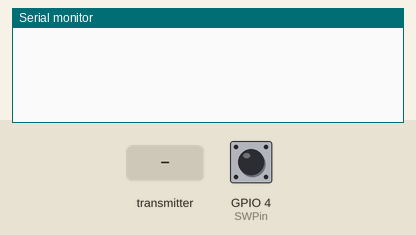
This sketch was run on a simulated ESP32. Parts: the last lines printed to the serial monitor. The inputs (shaded band) are chosen by the test bench; at power-on: GPIO 4 (SWPin) HIGH.

Above: at 1.2 s.
1.3 s: GPIO 4 (SWPin) pulled LOW for 0.15 s
At 1.7 s:
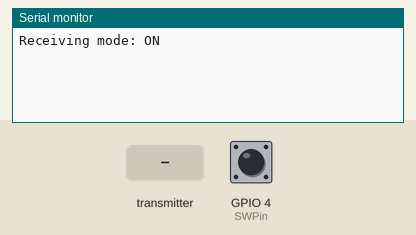
2.9 s: the transmitter starts sending steeringValue = 0
At 3.26 s:
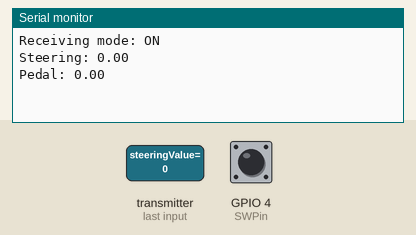
4.4 s: the transmitter starts sending pedalValue = 25
At 4.76 s:
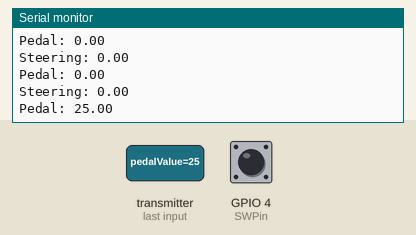

Measured:
- after the input at 1.3 s, the serial monitor: prints a new line at once (image 1)
- after the input at 2.9 s, the serial monitor: prints a new line after 0.05 s (image 2)
- after the input at 4.4 s, the serial monitor: prints a new line after 0.05 s (image 3)

The sketch:

ESP-main.ino
```cpp
#include "SWserver.h"

void setup() {
  SWserver_init();

}

void loop() {
  while (SWFlag || SWISR_trigger)
  {
    SWserver_receive_data();
  }
  // Remaining functions of ESP (Main Car)
}
```

SWserver.cpp
```cpp
#include "SWserver.h"

// Data structure instance to hold incoming data
static struct_message incomingData;

// Define the button pin for toggling receiving mode
static const int SWPin = 4;  // GPIO pin for mode toggle

// Steering-Wheel Flag
bool SWFlag = false;

// Handle debouncing
volatile bool SWISR_trigger = false;
bool isPressed = false;
unsigned long lastDebounceTime = 0;
const unsigned long debounceDelay = 30; // 30ms for solid debounce

// Interrupt Service Routine (ISR)
void IRAM_ATTR SWISR() {
  SWISR_trigger = true;
}

// Callback function for when data is received
static void OnDataRecv(const uint8_t * mac, const uint8_t *data, int len) {
  if (SWFlag) {
    // Copy the received data into the local structure
    memcpy(&incomingData, data, sizeof(incomingData));

    // Print received data
    Serial.print("Steering: ");
    Serial.println(incomingData.steeringValue);
    Serial.print("Pedal: ");
    Serial.println(incomingData.pedalValue);
  }
}

void SWserver_init(void) {
  Serial.begin(115200);

  // Set device as a Wi-Fi Station
  WiFi.mode(WIFI_STA);

  // Init ESP-NOW
  if (esp_now_init() != ESP_OK) {
    Serial.println("Error initializing ESP-NOW");
    return;
  }

  // Register the receive callback
  esp_now_register_recv_cb(OnDataRecv);

  // Initialize the mode toggle pin
  pinMode(SWPin, INPUT_PULLUP);

  // Attach interrupt to SWPin on falling edge
  attachInterrupt(digitalPinToInterrupt(SWPin), SWISR, FALLING);
}

void SWserver_receive_data(void) {
  // Check if the ISR is executed
  if (SWISR_trigger) {
    unsigned long currentTime = millis();

    // Only process if debounce time has passed
    if (currentTime - lastDebounceTime > debounceDelay) {
      isPressed = !isPressed;

      if (isPressed) {
        SWFlag = !SWFlag;
        Serial.print("Receiving mode: ");
        Serial.println(SWFlag ? "ON" : "OFF");
      }

      lastDebounceTime = currentTime;
    }

    SWISR_trigger = false;
  }
}
```

SWserver.h
```cpp
#ifndef SWserver_H
#define SWserver_H

#include <esp_now.h>
#include <WiFi.h>

// Structure to hold the data
typedef struct struct_message {
    float steeringValue;
    float pedalValue;
} struct_message;

extern bool SWFlag;
extern volatile bool SWISR_trigger;

// Function declarations
void SWserver_init(void);
void SWserver_receive_data(void);

#endif // SWserver_H
```
